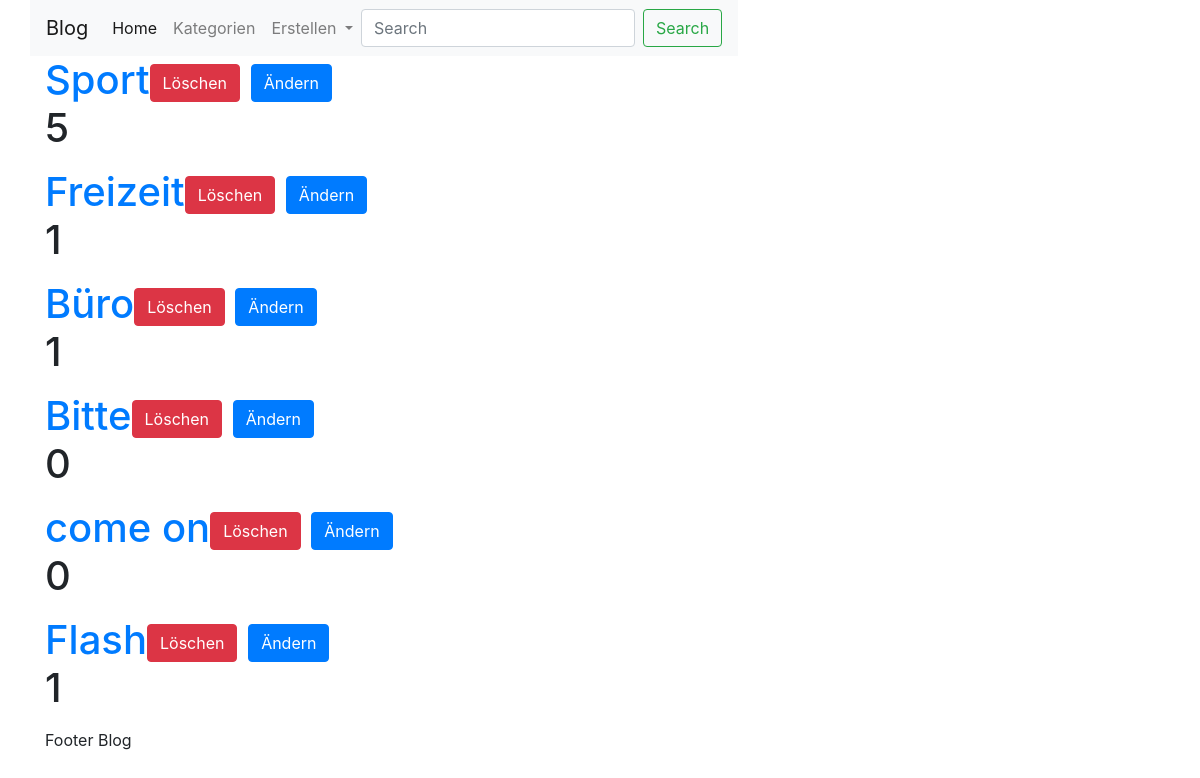
The page /category on the database its author committed.
### app/models.py (models this page shows)
class Kategorie(db.Model):
    id = db.Column(db.Integer,primary_key=True)
    value = db.Column(db.String, nullable=False)
    blogeintrag = db.relationship("Blogeintrag", backref="Kategorie")

### app/category/routes.py (the view)
@bp.route('/category')
def overview():
    kategorien = Kategorie.query.all()
    return render_template("category/overview.html", kategorien=kategorien)

### app/templates/category/overview.html
{% extends 'base.html' %}
{% block content %}
    {% for kategorie in kategorien %}
        <h1><a href="{{ url_for("blog.get",id=kategorie.id) }}">
            {{ kategorie.value }}</a><a href="{{ url_for("category.delete",id=kategorie.id) }}" class="btn btn-danger">Löschen</a>
        <a href="{{ url_for("category.update",id=kategorie.id) }}" class="btn btn-primary">Ändern</a>
        <p> {{ kategorie.blogeintrag|length}} </p>
        </h1>
    {% endfor %}
{% endblock %}

### rows shown on the page
Kategorie: value "Sport", blogeintrag|length "5"
Kategorie: value "Freizeit", blogeintrag|length "1"
Kategorie: value "Büro", blogeintrag|length "1"
Kategorie: value "Bitte", blogeintrag|length "0"
Kategorie: value "come on", blogeintrag|length "0"
Kategorie: value "Flash", blogeintrag|length "1"
